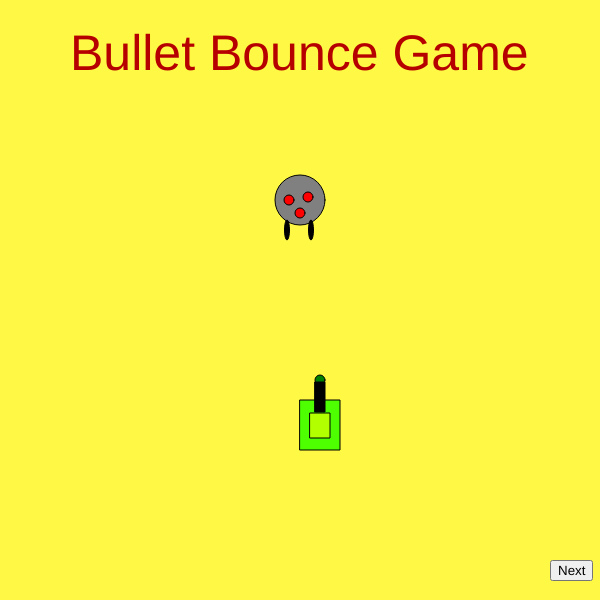
Frame 1 (no input)
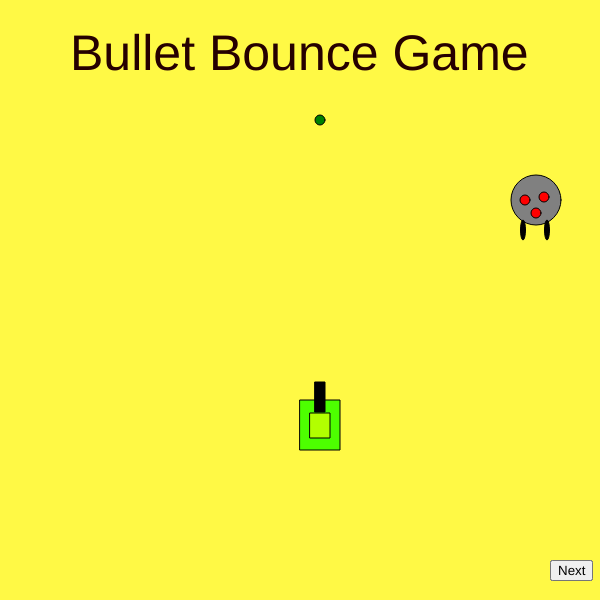
Frame 60 (no input)
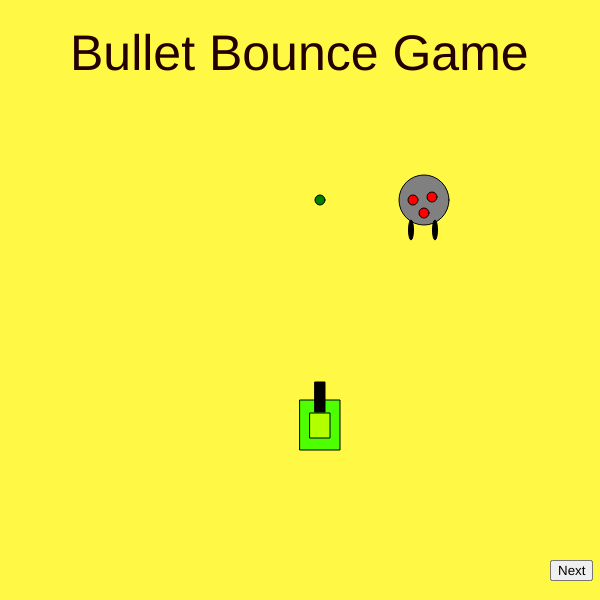
Frame 120 (the mouse pressed at the canvas centre since frame 60)

The p5.js sketch that drew these frames (run headless with seeded random() and noise() and a simulated clock; from frame 60 on, the mouse is pressed at the canvas centre):

// p5.js sketch
// ── sketch.js
var _0x47dc=["\x23\x46\x46\x46\x39\x34\x35","\x42\x75\x6C\x6C\x65\x74\x20\x42\x6F\x75\x6E\x63\x65\x20\x47\x61\x6D\x65","\x67\x72\x65\x65\x6E","\x23\x34\x44\x46\x46\x30\x30","\x23\x42\x32\x46\x46\x30\x30","\x62\x6C\x61\x63\x6B","\x67\x72\x61\x79","\x72\x65\x64","\x4E\x65\x78\x74","\x6D\x6F\x75\x73\x65\x50\x72\x65\x73\x73\x65\x64","\x70\x6F\x73\x69\x74\x69\x6F\x6E","\x20","\x50\x6F\x69\x6E\x74\x73\x3A\x20","\x47\x61\x6D\x65\x20\x4F\x76\x65\x72","\x49\x6E\x73\x74\x72\x75\x63\x74\x69\x6F\x6E","\x4F\x68\x20\x6E\x6F\x21\x20\x45\x6E\x65\x6D\x79\x20\x72\x6F\x62\x6F\x74\x20\x69\x73\x20\x61\x74\x74\x61\x63\x6B\x69\x6E\x67\x20\x79\x6F\x75\x21\x20\x59\x6F\x75\x20\x68\x61\x76\x65\x20\x74\x6F\x20\x67\x65\x74\x20\x72\x69\x64\x20\x6F\x66\x20\x69\x74","\x0A","\x62\x65\x66\x6F\x72\x65\x20\x74\x68\x65\x79\x20\x61\x74\x74\x61\x63\x6B\x20\x6F\x75\x72\x20\x6C\x61\x6E\x64\x2E\x20\x59\x6F\x75\x20\x68\x61\x76\x65\x20\x74\x6F\x20\x73\x68\x6F\x6F\x74\x20\x62\x75\x6C\x6C\x65\x74\x73\x20\x74\x6F\x20\x6B\x69\x6C\x6C\x20\x74\x68\x65\x6D\x2E","\x49\x66\x20\x79\x6F\x75\x20\x68\x69\x74\x20\x74\x68\x65\x20\x74\x61\x72\x67\x65\x74\x2C\x20\x79\x6F\x75\x20\x67\x65\x74\x20\x70\x6F\x69\x6E\x74\x73\x2E\x20\x49\x66\x20\x79\x6F\x75\x20\x6D\x69\x73\x73\x20\x74\x68\x65\x20\x74\x61\x72\x67\x65\x74\x20\x74\x68\x65\x20\x62\x75\x6C\x6C\x65\x74\x20","\x62\x6F\x75\x6E\x63\x65\x73\x20\x6F\x66\x66\x2E\x20\x49\x66\x20\x79\x6F\x75\x20\x67\x65\x74\x20\x68\x69\x74\x20\x62\x79\x20\x74\x68\x65\x20\x65\x6E\x65\x6D\x79\x20\x79\x6F\x75\x20\x74\x61\x6B\x65\x20\x64\x61\x6D\x61\x67\x65\x20\x62\x79\x20","\x66\x61\x64\x69\x6E\x67\x20\x6F\x75\x74\x2E\x20\x47\x6F\x6F\x64\x20\x6C\x75\x63\x6B\x21\x21\x21\x21\x21","\x50\x6C\x61\x79\x21\x21\x21\x21\x21"];var tankx=300;var tanky=400;var move=true;var faceright=false;var faceleft=false;var faceup=true;var facedown=false;var enemyx=500;var enemyx2=300;var enemyy=200;var bulletx=400;var bullety=200;var bullety2=380;var enemybulletx=enemyx;var enemybullety=enemyy+ 35;var moveX=4;var moveY=1;var whichCanvas=1;var button;var points=0;var shootup=false;var shootup2=false;var shootdown=false;var shootright=false;var shootleft=false;var enemyshoot=true;var hp=10;var gameOver=false;var hit=false;var fade;var fadeAmount=-55;var bulletspeed=5;function setup(){createCanvas(600,600);setInterval(timeIt,30);fade= 255}function Play(){whichCanvas+= 1}function Next(){whichCanvas+= 1}function draw(){background(_0x47dc[0]);if(whichCanvas== 1){Canvas1()};if(whichCanvas== 2){Canvas2()};if(whichCanvas== 3){Canvas3()}}function Canvas1(){background(_0x47dc[0]);fill(random(255),random(0),random(0));textSize(50);text(_0x47dc[1],70,70);fill(_0x47dc[2]);shootup= true;ellipse(320,bullety2,10,10);fill(_0x47dc[3]);rect(300,400,40,50);fill(_0x47dc[4]);rect(300+ 10,400+ 13,20,25);fill(_0x47dc[5]);rect(300+ 15,400- 18,10,30);fill(_0x47dc[6]);ellipse(enemyx2,enemyy,50,50);fill(_0x47dc[7]);ellipse(enemyx2- 11,enemyy,10,10);ellipse(enemyx2+ 8,enemyy- 3,10,10);ellipse(enemyx2,enemyy+ 13,10,10);fill(_0x47dc[5]);ellipse(enemyx2- 13,enemyy+ 30,5,20);ellipse(enemyx2+ 11,enemyy+ 30,5,20);enemyx2+= moveX;if(enemyx2>= 600){moveX*=  -1};if(enemyx2<= 0){moveX*=  -1};button= createButton(_0x47dc[8]);button[_0x47dc[9]](Next);button[_0x47dc[10]](550,560)}function keyPressed(){if(move== true){if(keyCode== LEFT_ARROW){tankx-= 10;faceright= false;faceleft= true;faceup= false;facedown= false}else {if(keyCode== RIGHT_ARROW){tankx+= 10;faceright= true;faceleft= false;faceup= false;facedown= false}else {if(keyCode== UP_ARROW){tanky-= 10;faceright= false;faceleft= false;faceup= true;facedown= false}else {if(keyCode== DOWN_ARROW){tanky+= 10;faceright= false;faceleft= false;faceup= false;facedown= true}else {if(key== _0x47dc[11]&& faceup== true){shootdown= false;shootup2= true;shootright= false;shootleft= false}else {if(key== _0x47dc[11]&& facedown== true){shootdown= true;shootup2= false;shootright= false;shootleft= false}else {if(key== _0x47dc[11]&& faceright== true){shootdown= false;shootup2= false;shootright= true;shootleft= false}else {if(key== _0x47dc[11]&& faceleft== true){shootdown= false;shootup2= false;shootright= false;shootleft= true}}}}}}}}}}function Canvas3(){if(gameOver== false){background(_0x47dc[0]);textSize(30);fill(_0x47dc[5]);text(_0x47dc[12]+ points,450,50);if(faceup== true){fill(_0x47dc[2]);if(shootup2== false){bulletx= tankx+ 20;bullety= tanky- 20};ellipse(bulletx,bullety,10,10);fill(77,255,0,fade);rect(tankx,tanky,40,50);fill(178,255,0,fade);rect(tankx+ 10,tanky+ 13,20,25);fill(0,0,0,fade);rect(tankx+ 15,tanky- 18,10,30)}else {if(facedown== true){fill(_0x47dc[2]);if(shootdown== false){bulletx= tankx+ 20;bullety= tanky+ 70};ellipse(bulletx,bullety,10,10);fill(77,255,0,fade);rect(tankx,tanky,40,50);fill(178,255,0,fade);rect(tankx+ 10,tanky+ 13,20,25);fill(0,0,0,fade);rect(tankx+ 15,tanky+ 38,10,30)}else {if(faceright== true){fill(_0x47dc[2]);if(shootright== false){bulletx= tankx+ 70;bullety= tanky+ 20};ellipse(bulletx,bullety,10,10);fill(77,255,0,fade);rect(tankx,tanky,50,40);fill(178,255,0,fade);rect(tankx+ 13,tanky+ 10,25,20);fill(0,0,0,fade);rect(tankx+ 38,tanky+ 15,30,10)}else {if(faceleft== true){fill(_0x47dc[2]);if(shootleft== false){bulletx= tankx- 20;bullety= tanky+ 20};ellipse(bulletx,bullety,10,10);fill(77,255,0,fade);rect(tankx,tanky,50,40);fill(178,255,0,fade);rect(tankx+ 13,tanky+ 10,25,20);fill(0,0,0,fade);rect(tankx- 18,tanky+ 15,30,10)}}}};fill(_0x47dc[6]);ellipse(enemyx,enemyy,50,50);fill(_0x47dc[7]);ellipse(enemyx- 11,enemyy,10,10);ellipse(enemyx+ 8,enemyy- 3,10,10);ellipse(enemyx,enemyy+ 13,10,10);ellipse(enemybulletx,enemybullety,10,10);fill(_0x47dc[5]);ellipse(enemyx- 13,enemyy+ 30,5,20);ellipse(enemyx+ 11,enemyy+ 30,5,20);enemyx+= moveX;enemyy+= moveY;if(enemyx>= 600){moveX*=  -1};if(enemyx<= 0){moveX*=  -1};if(enemyy>= 205){moveY*=  -1};if(enemyy<= 0){moveY*=  -1};var _0xae45x28=dist(enemyx,enemyy,bulletx,bullety);if(_0xae45x28< 100){points+= 1;hit= true};if(shootup2== true){bullety-= bulletspeed;if(hit== true){bullety= tanky- 20;shootup2= false;hit= false};if(bullety<= 0){bulletspeed*=  -1;hit= false};if(bullety>= 600){bullety= tanky- 20;bulletspeed*=  -1;shootup2= false;hit= false}};if(shootdown== true){bullety+= bulletspeed;if(hit== true){bullety= tanky+ 70;shootdown= false;hit= false};if(bullety>= 600){bulletspeed*=  -1;hit= false};if(bullety<= 0){bullety= tanky+ 70;bulletspeed*=  -1;shootdown= false;hit= false}};if(shootright== true){bulletx+= bulletspeed;if(hit== true){bulletx= tankx+ 70;shootright= false;hit= false};if(bulletx>= 600){bulletspeed*=  -1;hit= false};if(bulletx<= 0){bulletx= tankx- 20;bulletspeed*=  -1;shootright= false;hit= false}};if(shootleft== true){bulletx-= bulletspeed;if(hit== true){bulletx= tankx- 20;shootleft= false;hit= false};if(bulletx<= 0){bulletspeed*=  -1;hit= false};if(bulletx>= 600){bulletx= tankx- 20;bulletspeed*=  -1;shootleft= false;hit= false}};var _0xae45x29=dist(tankx,tanky,enemybulletx,enemybullety);if(_0xae45x29< 100){hp-= 2;enemybullety= enemyy+ 35;enemybulletx= enemyx;fade+= fadeAmount};if(hp== 0){gameOver= true}};if(gameOver== true){textSize(50);text(_0x47dc[13],190,300);fill(_0x47dc[7])}}function Canvas2(){background(_0x47dc[0]);fill(random(255),random(0),random(0));textSize(50);text(_0x47dc[14],180,70);textSize(20);fill(_0x47dc[5]);text(_0x47dc[15]+ _0x47dc[16]+ _0x47dc[17]+ _0x47dc[16]+ _0x47dc[18]+ _0x47dc[16]+ _0x47dc[19]+ _0x47dc[16]+ _0x47dc[20],10,130);button3= createButton(_0x47dc[21]);button3[_0x47dc[9]](Play);button3[_0x47dc[10]](535,560)}function timeIt(){if(shootup== true){bullety2-= 10;if(bullety2<= 0){bullety2= 380}};if(shootup2== true){bullety-= bulletspeed;if(hit== true){bullety= tanky- 20;shootup2= false;hit= false};if(bullety<= 0){bulletspeed*=  -1;hit= false}};if(shootdown== true){bullety+= bulletspeed;if(hit== true){bullety= tanky+ 70;shootdown= false;hit= false};if(bullety>= 600){bulletspeed*=  -1;hit= false}};if(shootright== true){bulletx+= bulletspeed;if(hit== true){bulletx= tankx+ 70;shootright= false;hit= false};if(bulletx>= 600){bulletspeed*=  -1;hit= false}};if(shootleft== true){bulletx-= bulletspeed;if(hit== true){bulletx= tankx- 20;shootleft= false;hit= false};if(bulletx<= 0){bulletspeed*=  -1;hit= false}};if(enemyshoot== true){enemybullety+= 20;if(enemybullety>= 600){enemybullety= enemyy+ 35;enemybulletx= enemyx}}}
